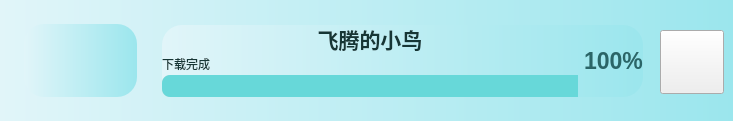
        <widget class="QWidget" name="widget_niao" native="true">
         <property name="minimumSize">
          <size>
           <width>0</width>
           <height>121</height>
          </size>
         </property>
         <property name="maximumSize">
          <size>
           <width>16777215</width>
           <height>121</height>
          </size>
         </property>
         <property name="styleSheet">
          <string notr="true">.QWidget{
	background-color: qlineargradient(x1:0, y0:0, x2:1, y2:0,stop:0 rgb(225, 245, 249), stop:1 rgb(155, 230, 237));
	border-radius:20px;
	color: rgb(255, 255, 255);
}
</string>
         </property>
         <widget class="QWidget" name="widget_41" native="true">
          <property name="geometry">
           <rect>
            <x>24</x>
            <y>24</y>
            <width>113</width>
            <height>73</height>
           </rect>
          </property>
          <property name="styleSheet">
           <string notr="true"/>
          </property>
          <widget class="QLabel" name="label_25">
           <property name="geometry">
            <rect>
             <x>30</x>
             <y>5</y>
             <width>64</width>
             <height>64</height>
            </rect>
           </property>
           <property name="styleSheet">
            <string notr="true">border-image: url(:/youxi/images/FB.jpg);</string>
           </property>
           <property name="text">
            <string/>
           </property>
          </widget>
         </widget>
         <widget class="QPushButton" name="pushButton_game_niao">
          <property name="geometry">
           <rect>
            <x>660</x>
            <y>30</y>
            <width>64</width>
            <height>64</height>
           </rect>
          </property>
          <property name="styleSheet">
           <string notr="true">border-image: url(:/icons/icons/play_game.png);</string>
          </property>
          <property name="text">
           <string/>
          </property>
         </widget>
         <widget class="QWidget" name="layoutWidget_3">
          <property name="geometry">
           <rect>
            <x>162</x>
            <y>25</y>
            <width>481</width>
            <height>72</height>
           </rect>
          </property>
          <layout class="QHBoxLayout" name="horizontalLayout_3">
           <item>
            <layout class="QVBoxLayout" name="verticalLayout_4">
             <property name="spacing">
              <number>2</number>
             </property>
             <item>
              <widget class="QLabel" name="label_65">
               <property name="font">
                <font>
                 <pointsize>16</pointsize>
                 <weight>75</weight>
                 <bold>true</bold>
                </font>
               </property>
               <property name="styleSheet">
                <string notr="true">color: rgb(22, 54, 53);
text-align:centre;
</string>
               </property>
               <property name="text">
                <string>飞腾的小鸟</string>
               </property>
               <property name="alignment">
                <set>Qt::AlignCenter</set>
               </property>
              </widget>
             </item>
             <item>
              <widget class="QLabel" name="label_66">
               <property name="font">
                <font>
                 <weight>50</weight>
                 <bold>false</bold>
                </font>
               </property>
               <property name="styleSheet">
                <string notr="true">color: rgb(22, 54, 53)</string>
               </property>
               <property name="text">
                <string>下载完成</string>
               </property>
              </widget>
             </item>
             <item>
              <widget class="QProgressBar" name="progressBar_19">
               <property name="styleSheet">
                <string notr="true">QProgressBar::chunk {
        border-top-left-radius:8px;
border-bottom-left-radius:8px;
	background-color: rgb(103, 216, 217)
}
QProgressBar{
border-radius:8px;
background-color: rgb(223, 223, 223);
}
</string>
               </property>
               <property name="value">
                <number>100</number>
               </property>
               <property name="textVisible">
                <bool>false</bool>
               </property>
              </widget>
             </item>
            </layout>
           </item>
           <item>
            <widget class="QLabel" name="label_67">
             <property name="font">
              <font>
               <pointsize>17</pointsize>
               <weight>75</weight>
               <bold>true</bold>
              </font>
             </property>
             <property name="styleSheet">
              <string notr="true">color: rgb(43, 101, 103);</string>
             </property>
             <property name="text">
              <string>100%</string>
             </property>
             <property name="alignment">
              <set>Qt::AlignLeading|Qt::AlignLeft|Qt::AlignVCenter</set>
             </property>
            </widget>
           </item>
          </layout>
         </widget>
        </widget>
